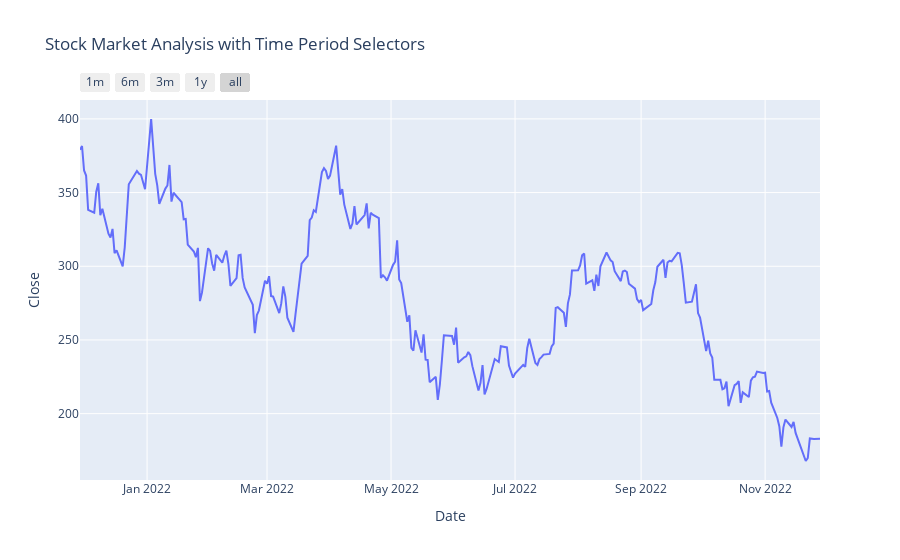

Source (notebook cell):
### Code cell
figure = px.line(data, x='Date', y='Close', 
                 title='Stock Market Analysis with Time Period Selectors')

figure.update_xaxes(
    rangeselector=dict(
        buttons=list([
            dict(count=1, label="1m", step="month", stepmode="backward"),
            dict(count=6, label="6m", step="month", stepmode="backward"),
            dict(count=3, label="3m", step="month", stepmode="backward"),
            dict(count=1, label="1y", step="year", stepmode="backward"),
            dict(step="all")
        ])
    )
)
figure.show()

### Figure 1 — Plotly figure (JSON) as saved in the notebook; plotly's stock layout.template omitted (floating-point values rounded to 4 significant figures; data arrays with more than 128 entries replaced by an {"elided": "..."} marker saying what was removed)
{"data": [{"hovertemplate": "Date=%{x}<br>Close=%{y}<extra></extra>", "legendgroup": "", "line": {"color": "#636efa", "dash": "solid"}, "marker": {"symbol": "circle"}, "mode": "lines", "name": "", "orientation": "v", "showlegend": false, "type": "scatter", "x": {"elided": "252 str values"}, "xaxis": "x", "y": {"elided": "252 float values"}, "yaxis": "y"}], "layout": {"legend": {"tracegroupgap": 0}, "title": {"text": "Stock Market Analysis with Time Period Selectors"}, "xaxis": {"anchor": "y", "domain": [0, 1], "rangeselector": {"buttons": [{"count": 1, "label": "1m", "step": "month", "stepmode": "backward"}, {"count": 6, "label": "6m", "step": "month", "stepmode": "backward"}, {"count": 3, "label": "3m", "step": "month", "stepmode": "backward"}, {"count": 1, "label": "1y", "step": "year", "stepmode": "backward"}, {"step": "all"}]}, "title": {"text": "Date"}}, "yaxis": {"anchor": "x", "domain": [0, 1], "title": {"text": "Close"}}}}
